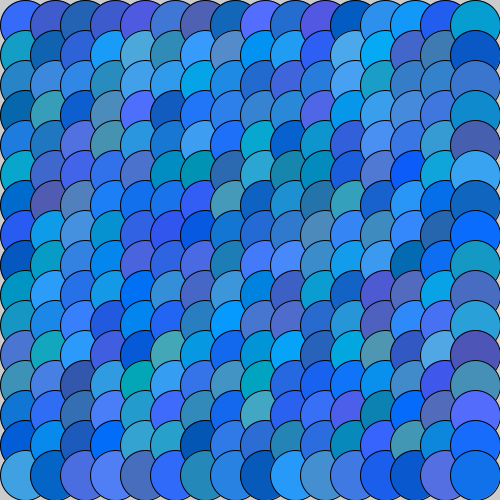
Frame 1 (no input)
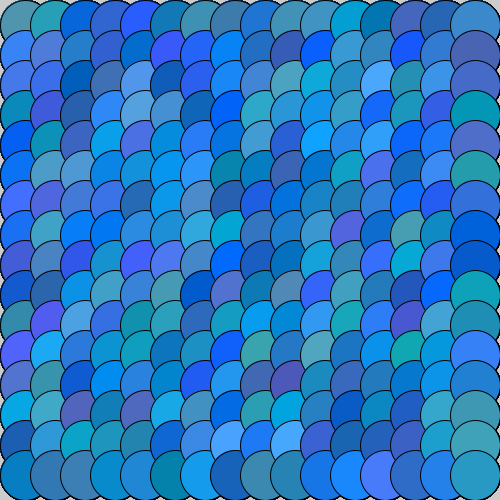
Frame 60 (the mouse pressed at the canvas centre just before this capture)
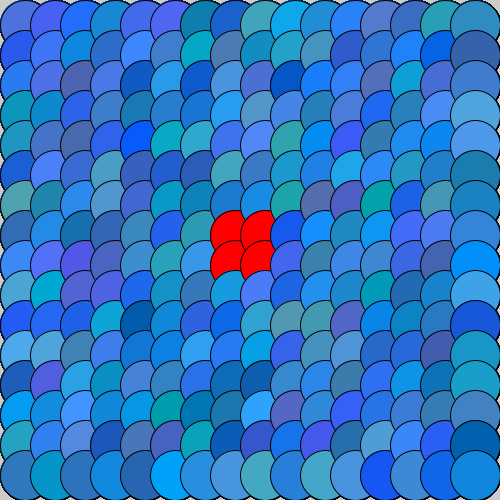
Frame 120 (the mouse held since frame 60 and released just before this capture)

The Processing sketch that drew these frames (run headless with seeded random() and noise(); from frame 60 on, the mouse is pressed at the canvas centre):

// Processing sketch: Fish_Scales
// ── Fish_Scales.pde
int r;
void setup () {
 size(500,500);
 r=25;
}

void draw () {
  for(int x=r;x<width;x+=r+5) {
   for(int y=r;y<height;y+=r+5) {
    if(mouseX>x-r && mouseX<x+r && mouseY>y-r && mouseY<y+r) {
     fill(255,0,0);
    }
    else {
     fill(random(0,85),random(86,170),random(171,255));
    }
     ellipse(x,y,r*2,r*2);
   }
  }
}
